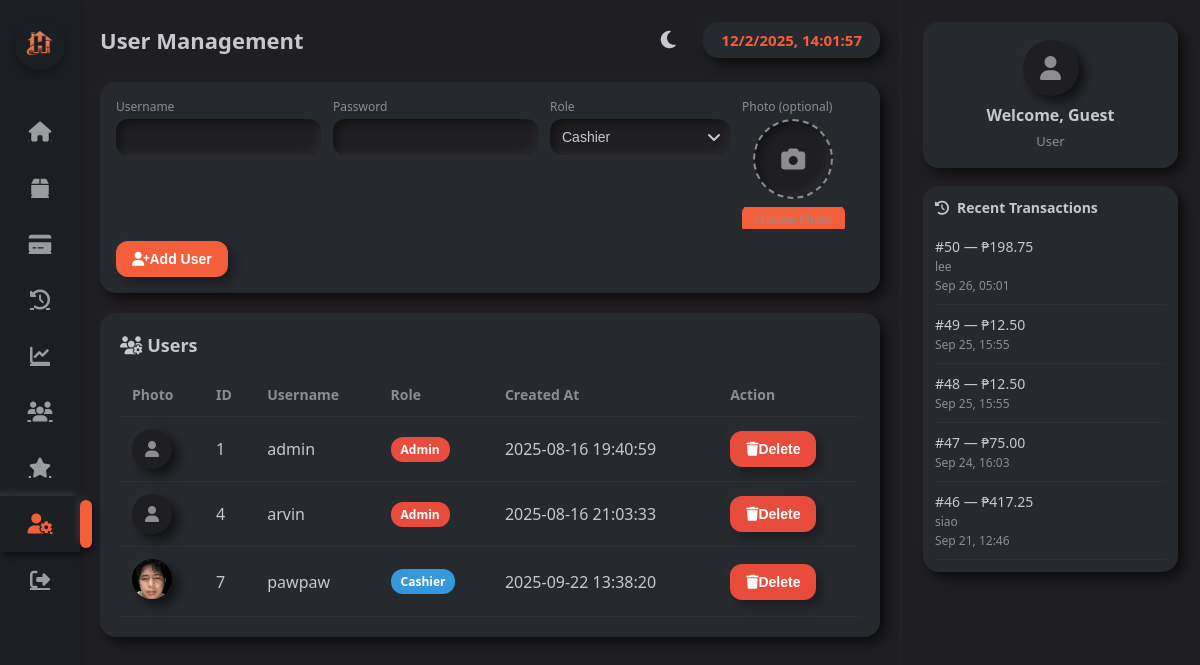
Before: /user_management.php with the older database file.
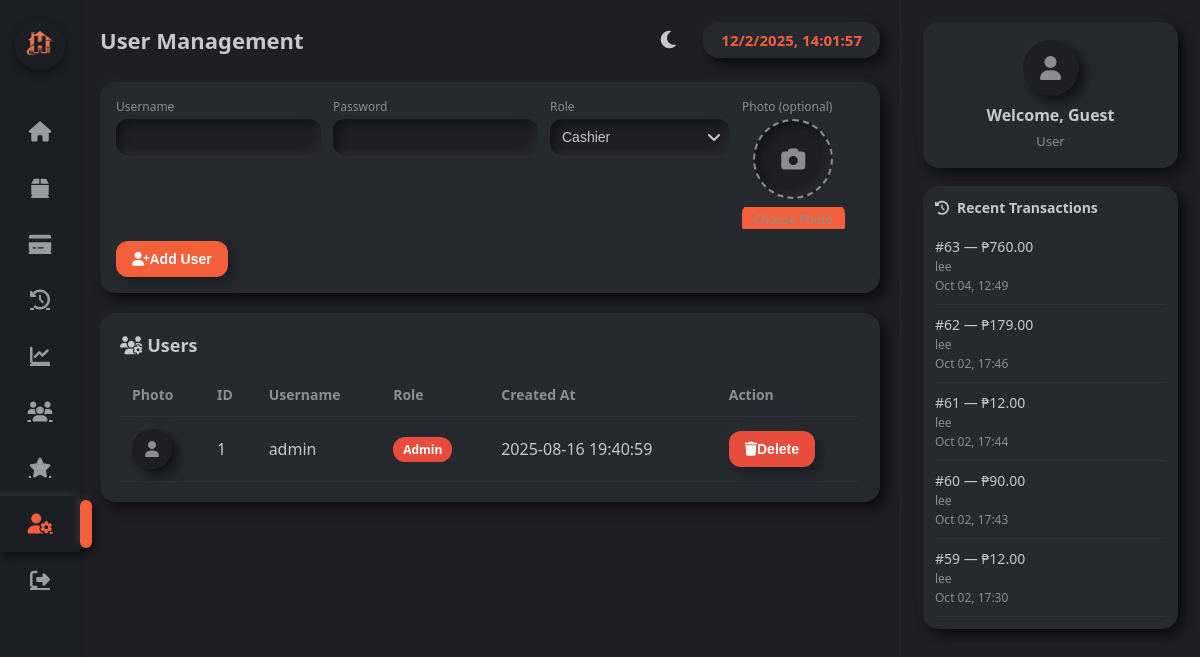
After: the same page with the newer database file.
### tables this page shows
CREATE TABLE `users` (
  `id` int(11) NOT NULL,
  `username` varchar(100) NOT NULL,
  `password` varchar(255) NOT NULL,
  `role` enum('admin','cashier') DEFAULT 'cashier',
  `photo` varchar(255) DEFAULT NULL,
  `created_at` timestamp NOT NULL DEFAULT current_timestamp()
);

CREATE TABLE `sales` (
  `id` int(11) NOT NULL,
  `customer_id` int(11) DEFAULT NULL,
  `user_id` int(11) DEFAULT NULL,
  `total_amount` decimal(10,2) NOT NULL,
  `payment_method` varchar(50) NOT NULL,
  `created_at` timestamp NOT NULL DEFAULT current_timestamp(),
  `paid_amount` decimal(10,2) NOT NULL DEFAULT 0.00
);

CREATE TABLE `customers` (
  `id` int(11) NOT NULL,
  `name` varchar(150) NOT NULL,
  `phone` varchar(50) DEFAULT NULL,
  `email` varchar(100) DEFAULT NULL,
  `address` text DEFAULT NULL,
  `created_at` timestamp NOT NULL DEFAULT current_timestamp(),
  `is_loyal` tinyint(1) DEFAULT 0,
  `points_balance` int(11) DEFAULT 0
);

### user_management.php (the view, shortened to what the changed rows need)
<?php
include 'db.php';
 $currentTheme = $_SESSION['theme'];
 $users = $conn->query("SELECT * FROM users ORDER BY id ASC");
 $recentTransactions = $conn->query("
    SELECT s.id, s.total_amount, s.created_at, c.name as customer_name
    FROM sales s
    LEFT JOIN customers c ON s.customer_id = c.id
    ORDER BY s.created_at DESC
    LIMIT 5
");
?>
<!DOCTYPE html>
<html lang="en">
<head>
  <link rel="stylesheet" href="https://cdnjs.cloudflare.com/ajax/libs/font-awesome/6.4.0/css/all.min.css">
</head>
<body class="<?php echo $currentTheme === 'light' ? 'light-mode' : ''; ?>">
<div class="wrapper">
  <main class="main">
    <div class="topbar">
      <h1>User Management</h1>
    </div>
    <div class="table-container">
      <h2><i class="fas fa-users-cog"></i> Users</h2>
      <table>
        <thead>
          <tr>
            <th>Photo</th>
            <th>ID</th>
            <th>Username</th>
            <th>Role</th>
            <th>Created At</th>
            <th>Action</th>
          </tr>
        </thead>
        <tbody>
          <?php while($u=$users->fetch_assoc()): ?>
          <tr>
            <td>
              <?php if(!empty($u['photo']) && file_exists($u['photo'])): ?>
                <img src="<?= htmlspecialchars($u['photo']) ?>" alt="User Photo" class="user-photo">
              <?php else: ?>
                <div class="user-photo" style="background: var(--bg); display: flex; align-items: center; justify-content: center;">
                  <i class="fas fa-user" style="color: var(--muted);"></i>
                </div>
              <?php endif; ?>
            </td>
            <td><?= $u['id'] ?></td>
            <td><?= htmlspecialchars($u['username']) ?></td>
            <td>
              <?php if ($u['role'] === 'admin'): ?>
                <span class="badge admin">Admin</span>
              <?php elseif ($u['role'] === 'cashier'): ?>
                <span class="badge cashier">Cashier</span>
              <?php else: ?>
                <?= htmlspecialchars($u['role']) ?>
              <?php endif; ?>
            </td>
            <td><?= $u['created_at'] ?></td>
            <td>
              <form method="POST" style="display:inline;">
                <button type="submit" name="delete_user" class="btn btn-delete" onclick="return confirm('Delete this user?')">
                  <i class="fas fa-trash"></i> Delete
                </button>
              </form>
            </td>
          </tr>
          <?php endwhile; ?>
        </tbody>
      </table>
    </div>
  </main>
  <aside class="right-panel">
    <div class="events-card neu">
      <ul>
        <?php while ($row = $recentTransactions->fetch_assoc()): ?>
          <li>
            #<?=$row['id']?> — ₱<?=number_format($row['total_amount'],2)?>
            <?php if($row['customer_name']): ?>
              <br><small><?=htmlspecialchars($row['customer_name'])?></small>
            <?php endif; ?>
            <br><small><?=date('M d, H:i', strtotime($row['created_at']))?></small>
          </li>
        <?php endwhile; ?>
      </ul>
    </div>
  </aside>
</div>
</body>
</html>

Changed rows visible on the page:
removed users: id "4", username "arvin", role "Admin", created_at "2025-08-16 21:03:33"
removed users: photo (picture), id "7", username "pawpaw", role "Cashier", created_at "2025-09-22 13:38:20"
no longer on this page (row edited): sales: id "50", total_amount "198.75", customer.name "lee", created_at "Sep 26, 05:01"
removed sales: id "49", total_amount "12.50", created_at "Sep 25, 15:55"
removed sales: id "48", total_amount "12.50", created_at "Sep 25, 15:55"
removed sales: id "47", total_amount "75.00", created_at "Sep 24, 16:03"
removed sales: id "46", total_amount "417.25", customer.name "siao", created_at "Sep 21, 12:46"
added sales: id "63", total_amount "760.00", customer.name "lee", created_at "Oct 04, 12:49"
added sales: id "62", total_amount "179.00", customer.name "lee", created_at "Oct 02, 17:46"
added sales: id "61", total_amount "12.00", customer.name "lee", created_at "Oct 02, 17:44"
added sales: id "60", total_amount "90.00", customer.name "lee", created_at "Oct 02, 17:43"
added sales: id "59", total_amount "12.00", customer.name "lee", created_at "Oct 02, 17:30"
